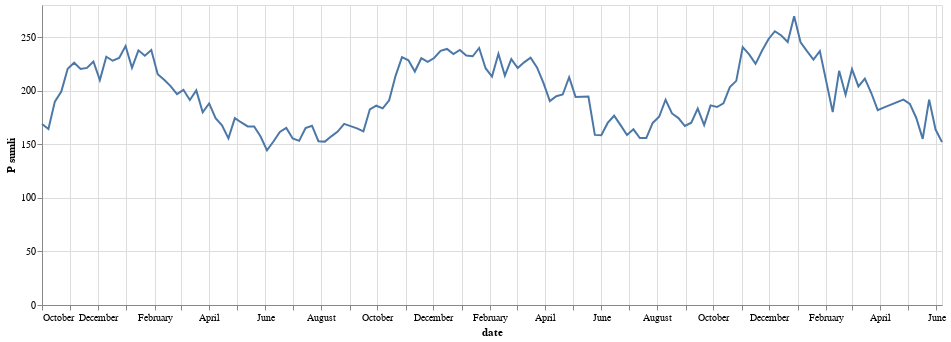

Notebook cell for this chart:
### Code cell
(
    alt.Chart(df_sample)
    .mark_line()
    .encode(
        alt.X("DATE:T", title="date"),
        alt.Y("VALUE:Q", title=f"P sumli"),
    )
    .properties(width=900)
)

### Figure 1 — Vega-Lite specification as saved in the notebook (floating-point values rounded to 4 significant figures; data arrays with more than 128 entries replaced by an {"elided": "..."} marker saying what was removed)
{"config": {"view": {"continuousWidth": 400, "continuousHeight": 300}}, "data": {"name": "data-890e4ad587d1020ec9ad6ccf0917a18f"}, "mark": "line", "encoding": {"x": {"type": "temporal", "field": "DATE", "title": "date"}, "y": {"type": "quantitative", "field": "VALUE", "title": "P sumli"}}, "width": 900, "$schema": "https://vega.github.io/schema/vega-lite/v4.8.1.json", "datasets": {"data-890e4ad587d1020ec9ad6ccf0917a18f": {"elided": "138 records"}}}
